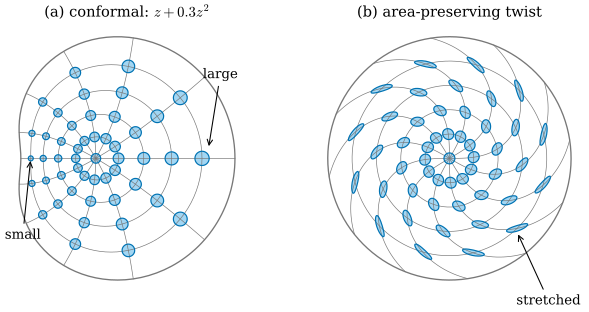

Write the Python code that produced this figure.
"""Figure 43.1.1: a conformal map keeps small circles round, an area-preserving map keeps their areas
(Section 43.1, Non-example 43.1.3).

Small circles of radius eps = 0.045 centred at the points of a polar grid in the unit disk (rho = 0.2, 0.4, 0.6,
0.8, 12 angles, and the centre) and their images under
  (a) the holomorphic map f(z) = z + 0.3 z^2 (|f'| = |1 + 0.6 z| lies in (0.4, 1.6); injective because
      Re f' > 0 on the disk),
  (b) the twist T(rho, theta) = (rho, theta + 1.2 rho^2) (area-preserving, a shear rho*tau'(rho) = 2.4 rho^2 in the
      polar frame).
The images of the grid lines rho = const and theta = const are drawn thin. Self-check: in (a) the image of every
circle is a circle up to O(eps^2) (axis ratio of the moment ellipse < 1.01) and its radius is |f'| eps; in (b) every image has area
pi eps^2 (to 1 %) and the axis ratio at rho = 0.8 is ((s + sqrt(s^2 + 4)) / 2)^2 with s = 2.4 * 0.64.

Run from the project root:
``PYTHONPATH=tools python3 chapters/43-conformal-geometry/figures/fig-43-1-1-circles.py``
"""

import dgfig  # noqa: E402

dgfig.setup()

import matplotlib.pyplot as plt  # noqa: E402
import numpy as np  # noqa: E402

col = dgfig.COLORS
EPS = 0.045
t = np.linspace(0, 2 * np.pi, 241)


def f(z):
    return z + 0.3 * z ** 2


def twist(z):
    rho, th = np.abs(z), np.angle(z)
    return rho * np.exp(1j * (th + 1.2 * rho ** 2))


def shoelace(w):
    return 0.5 * np.sum(w.real * np.roll(w.imag, -1) - w.imag * np.roll(w.real, -1))


def axis_ratio(w):
    """ratio of the axes of the ellipse with the same second moments as the closed curve w (samples)"""
    d = np.c_[w.real - w.real.mean(), w.imag - w.imag.mean()]
    ev = np.linalg.eigvalsh(d.T @ d)
    return np.sqrt(ev[1] / ev[0])


centres = [0j] + [r * np.exp(1j * a) for r in (0.2, 0.4, 0.6, 0.8) for a in 2 * np.pi * np.arange(12) / 12]
stats = {"a": [], "b": []}
for c in centres:
    circ = c + EPS * np.exp(1j * t)
    wa, wb = f(circ), twist(circ)
    stats["a"].append((abs(c), axis_ratio(wa), np.abs(wa - f(c)).mean() / (EPS * abs(1 + 0.6 * c))))
    stats["b"].append((abs(c), axis_ratio(wb), shoelace(wb) / (np.pi * EPS ** 2)))
ra = np.array(stats["a"])
rb = np.array(stats["b"])
assert ra[:, 1].max() < 1.01 and np.allclose(ra[:, 2], 1, atol=0.01)
assert np.allclose(rb[:, 2], 1, atol=0.01)
s = 2.4 * 0.64
pred = ((s + np.sqrt(s * s + 4)) / 2) ** 2
assert abs(rb[rb[:, 0] > 0.79, 1].mean() - pred) / pred < 0.03
print("(a) max axis ratio %.4f, |f'| range %.2f..%.2f" % (ra[:, 1].max(), 0.4, 1.6))
print("(b) area ratio %.4f..%.4f, axis ratio at rho=0.8: %.2f (predicted %.2f), at rho=0.4: %.2f"
      % (rb[:, 2].min(), rb[:, 2].max(), rb[rb[:, 0] > 0.79, 1].mean(), pred, rb[np.abs(rb[:, 0] - 0.4) < 1e-9, 1].mean()))

fig, axes = plt.subplots(1, 2, figsize=(6.6, 3.4))
for ax, g, title in ((axes[0], f, r"(a) conformal: $z + 0.3z^2$"), (axes[1], twist, r"(b) area-preserving twist")):
    for r in (0.2, 0.4, 0.6, 0.8, 1.0):
        w = g(r * np.exp(1j * t))
        ax.plot(w.real, w.imag, color=col["aux"], lw=0.5 if r < 1 else 1.0)
    rr = np.linspace(0, 1, 80)
    for a in 2 * np.pi * np.arange(12) / 12:
        w = g(rr * np.exp(1j * a))
        ax.plot(w.real, w.imag, color=col["aux"], lw=0.5)
    for c in centres:
        w = g(c + EPS * np.exp(1j * t))
        ax.fill(w.real, w.imag, color=col["region"], alpha=0.55, lw=0)
        ax.plot(w.real, w.imag, color=col["tangent"], lw=0.9)
    ax.set_aspect("equal")
    ax.set_axis_off()
    ax.set_title(title, fontsize=11)
axes[0].annotate("small", xy=(f(-0.8).real, f(-0.8).imag), xytext=(-0.85, -0.75), fontsize=10,
                 arrowprops=dict(arrowstyle="->", lw=0.8))
axes[0].annotate("large", xy=(f(0.8).real + 0.06, 0.09), xytext=(1.0, 0.75), fontsize=10,
                 arrowprops=dict(arrowstyle="->", lw=0.8))
p = twist(0.8 * np.exp(-1j * np.pi / 2))
axes[1].annotate("stretched", xy=(p.real, p.imag - 0.03), xytext=(0.55, -1.2), fontsize=10,
                 arrowprops=dict(arrowstyle="->", lw=0.8))
fig.subplots_adjust(left=0.01, right=0.99, top=0.9, bottom=0.08, wspace=0.08)
dgfig.save(fig, __file__)
